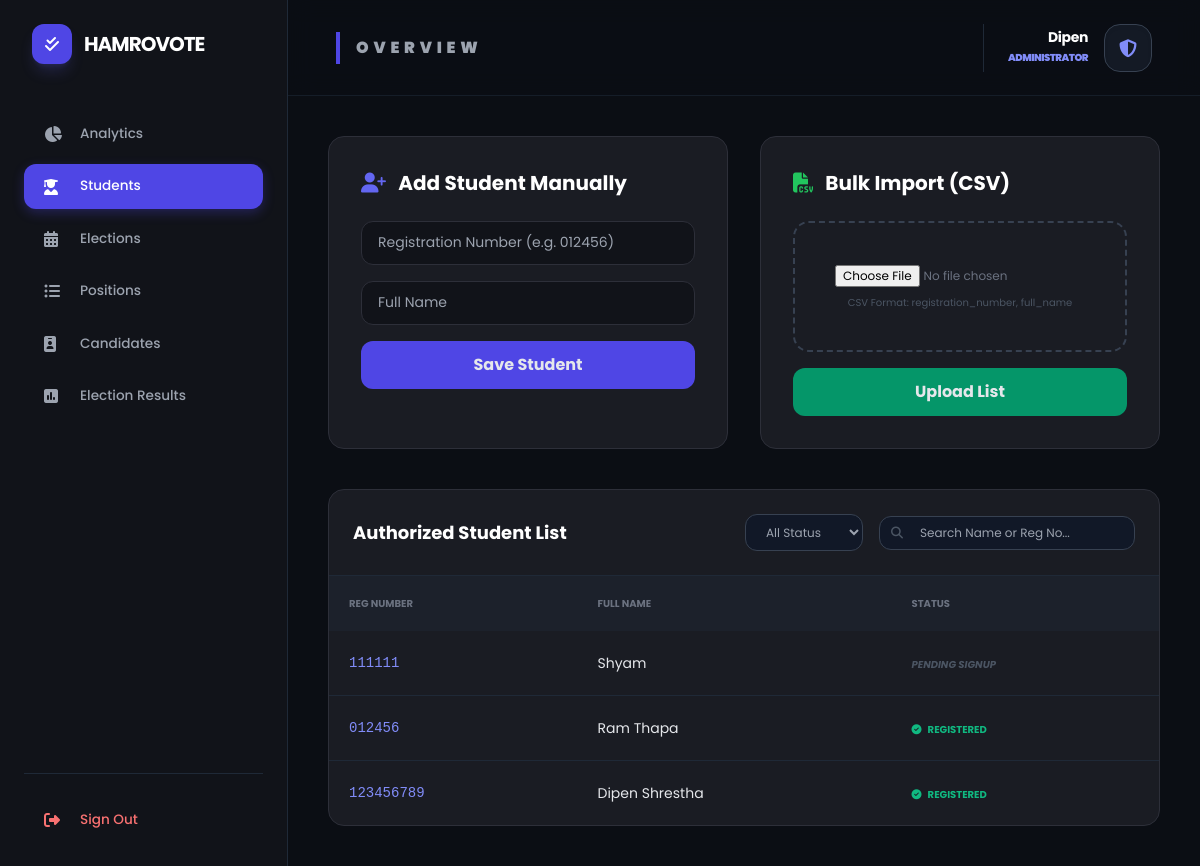
The page /students/ (signed in) on the database as committed earlier.
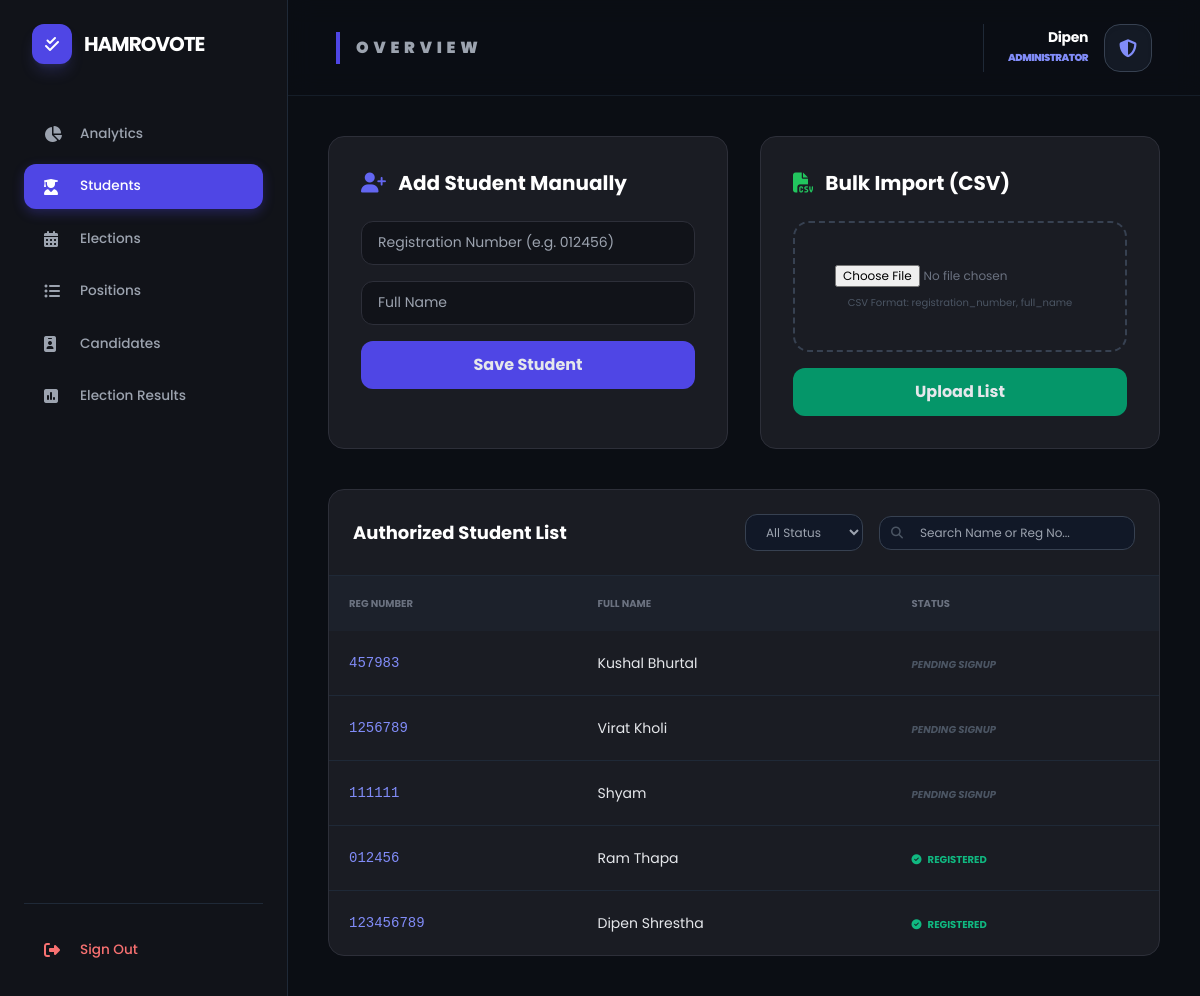
The same page on the database as committed later.
### accounts/models.py (models this page shows, shortened)
class Student_list(models.Model):
    registration_number = models.CharField(max_length=50, unique=True)
    full_name = models.CharField(max_length=100)
    is_registered = models.BooleanField(default=False)

### dashboard/views.py (the view, shortened to what this page needs)
# urls.py: path('students/', views.manage_students, name='manage_students'),
@staff_member_required
def manage_students(request):
    students = Student_list.objects.all().order_by('-id')
    return render(request, 'manage_students.html', {'voters': students})

### dashboard/templates/manage_students.html (shortened to what the changed rows need)
{% extends 'dashboard/base.html' %}
{% block content %}
<div class="grid grid-cols-1 lg:grid-cols-2 gap-8 mb-10">
    <div class="card p-8">
        <h2 class="text-xl font-bold mb-6 text-white"><i class="fas fa-user-plus mr-2 text-indigo-500"></i> Add Student Manually</h2>
    </div>
    <div class="card p-8 text-center">
        <h2 class="text-xl font-bold mb-6 text-left text-white"><i class="fas fa-file-csv mr-2 text-green-500"></i> Bulk Import (CSV)</h2>
    </div>
</div>
<div class="card overflow-hidden">
    <div class="overflow-x-auto">
        <table class="w-full text-left" id="studentTable">
            <thead class="bg-gray-800/40 text-gray-500 text-[10px] uppercase font-black">
                <tr>
                    <th class="p-5">Reg Number</th>
                    <th class="p-5">Full Name</th>
                    <th class="p-5">Status</th>
                </tr>
            </thead>
            <tbody class="divide-y divide-gray-800">
                {% for v in voters %}
                <tr class="student-row hover:bg-white/5 transition"
                    data-status="{% if v.is_registered %}registered{% else %}pending{% endif %}">
                    <td class="p-5 font-mono text-indigo-400 text-sm reg-col">{{ v.registration_number }}</td>
                    <td class="p-5 text-sm text-gray-200 name-col">{{ v.full_name }}</td>
                    <td class="p-5">
                        {% if v.is_registered %}
                            <span class="text-emerald-500 text-[10px] font-bold uppercase"><i class="fas fa-check-circle mr-1"></i> Registered</span>
                        {% else %}
                            <span class="text-gray-600 text-[10px] font-bold uppercase italic">Pending Signup</span>
                        {% endif %}
                    </td>
                </tr>
                {% empty %}
                <tr>
                    <td colspan="3" class="p-20 text-center text-gray-600 italic text-sm">
                        No authorized students found. Add them manually or via CSV.
                    </td>
                </tr>
                {% endfor %}
            </tbody>
        </table>
    </div>
</div>
{% endblock %}

Rows that differ between the two databases and show on the page:
added Student_list: registration_number "457983", full_name "Kushal Bhurtal", is_registered "PENDING SIGNUP"
added Student_list: registration_number "1256789", full_name "Virat Kholi", is_registered "PENDING SIGNUP"
